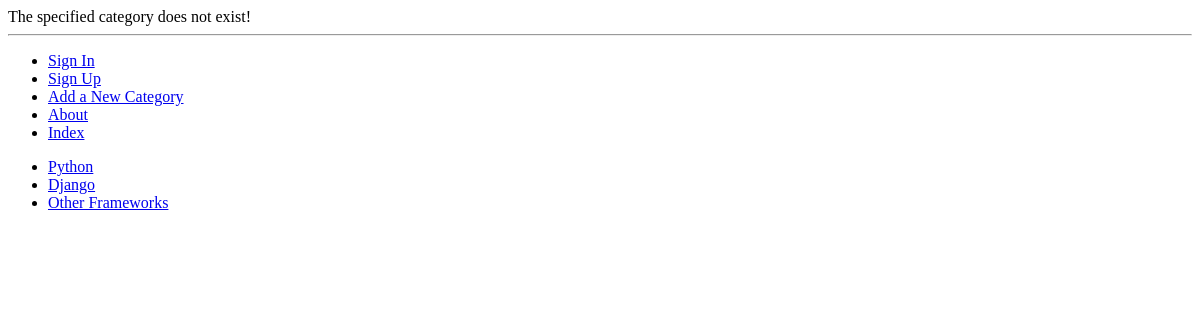
Before: /rango/category/python/ with the older database file.
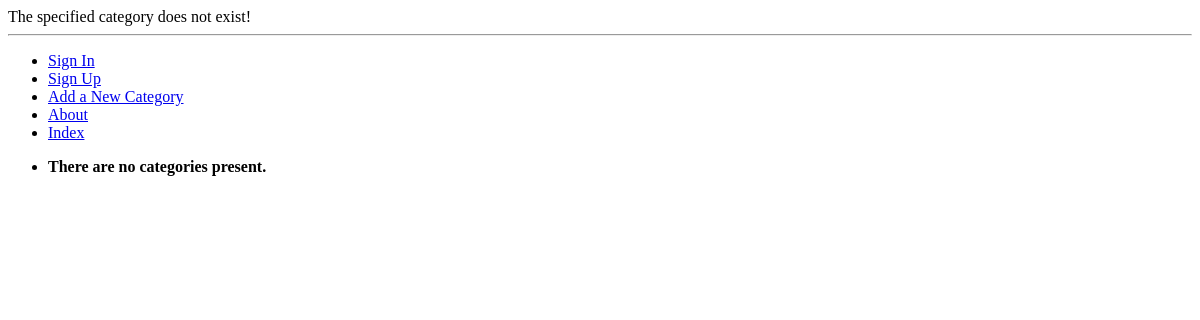
After: the same page with the newer database file.
### rango/models.py (models this page shows, shortened)
class Category(models.Model):
    name = models.CharField(max_length=128, unique=True)
    views = models.IntegerField(default=0)
    likes= models.IntegerField(default=0)
    slug = models.SlugField()
    class Meta:
        verbose_name_plural ='categories'

### rango/views.py (the view)
def show_category(request, category_name_slug):
    context_dict = {}
    try:
        category = Category.objects.get(slug=category_name_slug)
        pages = Page.objects.filter(category=category)
        context_dict['pages'] = pages
        context_dict['category'] = category
    except Category.DoesNotExist:
        context_dict['category'] = None
        context_dict['pages'] = None
    return render(request, 'rango/category.html', context_dict)

### rango/templatetags/rango_template_tags.py (called while the page is built)
@register.inclusion_tag('rango/cats.html')
def get_category_list():
    return {'cats':Category.objects.all()}

### templates/rango/category.html (shortened to what this page needs)
{% extends 'rango/base.html' %}
{% load staticfiles %}
{% block body_block %}
    {% if category %}
        <h1>{{ category.name }}</h1>
        {% if pages %}
            <ul>
            {% for page in pages %}
            <li><a href="{{ page.url }}">{{ page.title }}</a></li>
            {% endfor %}
            </ul>
        {% else %}
            <strong>No pages currently in category.</strong>
        {% endif %}
        {% if user.is_authenticated %}
            <a href="{% url 'add_page' category.slug %}">Add a Page</a>
        {% endif %}
    {% else %}
        The specified category does not exist!
    {% endif %}
{% endblock %}

### templates/rango/cats.html
<ul>
{% if cats %}
    {% for c in cats %}
        {% if c == act_cat %}
            <li>
            <strong>
                <a href="{% url 'show_category' c.slug %}">{{ c.name }}</a>
            </strong>
            </li>
        {% else %}
            <li>
                <a href="{% url 'show_category' c.slug %}">{{ c.name }}</a>
            </li>
        {% endif %}
    {% endfor %}
{% else %}
        <li><strong>There are no categories present.</strong></li>
{% endif %}
</ul>

Changed rows visible on the page:
removed Category: name "Python"
removed Category: name "Django"
removed Category: name "Other Frameworks"
Other visible differences:
text now shown: "There are no categories present."
